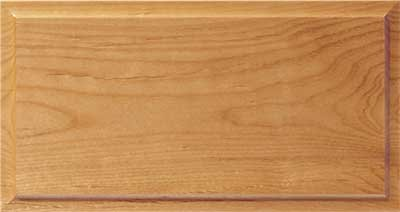
#> input picture .plans/geometry-checks/misses/098e0626_3_replica_-1/sample.jpg, 400 x 212 px; its folder holds only this picture in this run
$ python -i openrouter_judge.py   (imports and definitions only)
#> lines starting #> are read from the running program, lines starting #| are printed output that depends on the picture; after the words box and inside, x2 and y2 are one past the last pixel; in counts of white or black regions, pixels touching at a corner belong together
"""The vision judge run through OpenRouter, so any vision model can be compared.

Same rubric, images and parsing as VisionJudge (Gemini direct); only the API
call differs. Used by scripts/judge_compare.py on the company OpenRouter key.
"""

import io
import threading
import time
from pathlib import Path

import httpx
from PIL import Image

from backend.qa.corpus import Candidate
from backend.qa.judge import JudgeResult, VisionJudge, judge_images, rubric_prompt
from backend.qa.thumbs import jpeg_data_url, thumbnail_jpeg

OPENROUTER_URL = "https://openrouter.ai/api/v1/chat/completions"
# Claude downsizes anything larger anyway; sending less keeps uploads quick.
_MAX_EDGE = 1568


CORNER_NOTE = """
CLOSE-UPS: after this text come two more images: a close-up of the TOP-LEFT CORNER of the
SAMPLE door, then the same corner of the GENERATED door. Base profile_character_match on
them: compare the inside edge where frame meets panel (square, beveled, ogee, bead), any
applied molding, the panel's raise or recess, and how stiles and rails join.
"""


def _image_part(jpeg: bytes) -> dict:
    return {"type": "image_url", "image_url": {"url": jpeg_data_url(jpeg)}}


class OpenRouterJudge(VisionJudge):
    # [80 lines left out: functions __init__, _judge_once, not called in this run]


def door_corner(path: Path, size: int = 768) -> bytes:
    """Close-up of the door's top-left corner (frame joint, edge profile, panel edge).

    The door is found as the non-white area of the photo; the crop is a square
    45% of the door's width, so it shows the same detail at any image size.
    """
#> called with size = 768
    with Image.open(path) as img:
#> img is the input picture: PIL image 400x212 RGB; mean R, G, B 196.3, 140.1, 85.1
        rgb = img.convert("RGB")
    mask = rgb.convert("L").point(lambda v: 255 if v < 235 else 0)
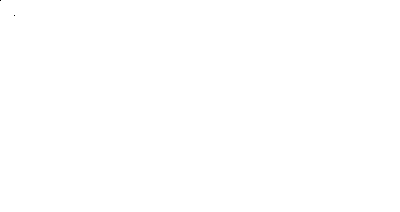
#> mask: PIL image 400x212 L; 100% white; black in thin lines or dots, all inside (x1, y1, x2, y2) = (0, 0, 15, 16)
    left, top, right, _ = mask.getbbox() or (0, 0, *rgb.size)
#> left = 0; top = 0; right = 400
    side = max(16, int((right - left) * 0.45))
#> side = 180
    crop = rgb.crop((left, top, left + side, top + side)).resize((size, size), Image.LANCZOS)
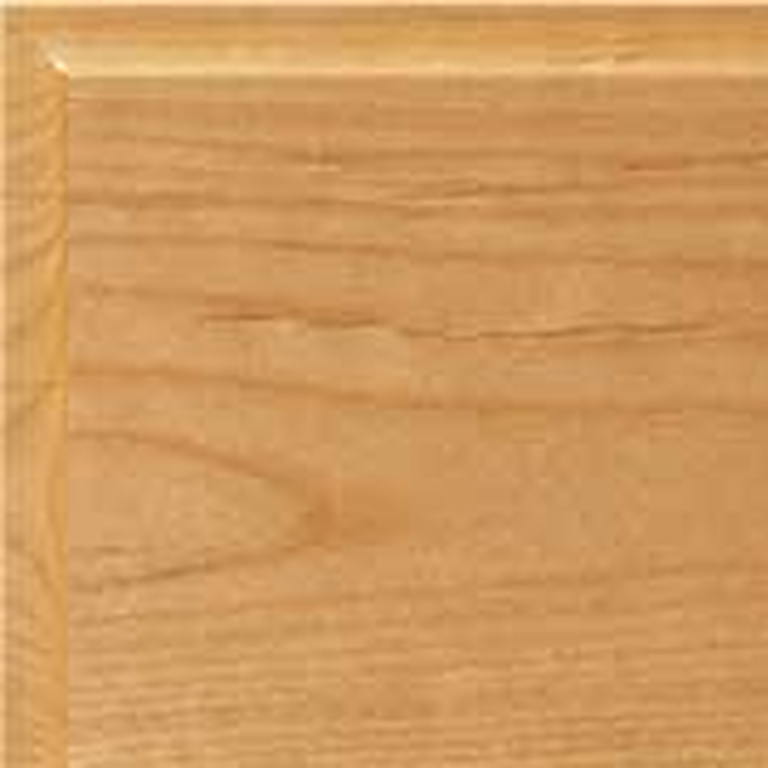
#> crop: PIL image 768x768 RGB; mean R, G, B 207.1, 153.6, 95.3
    out = io.BytesIO()
    crop.save(out, format="JPEG", quality=92)
    return out.getvalue()

>>> result = door_corner('../../.plans/geometry-checks/misses/098e0626_3_replica_-1/sample.jpg')
